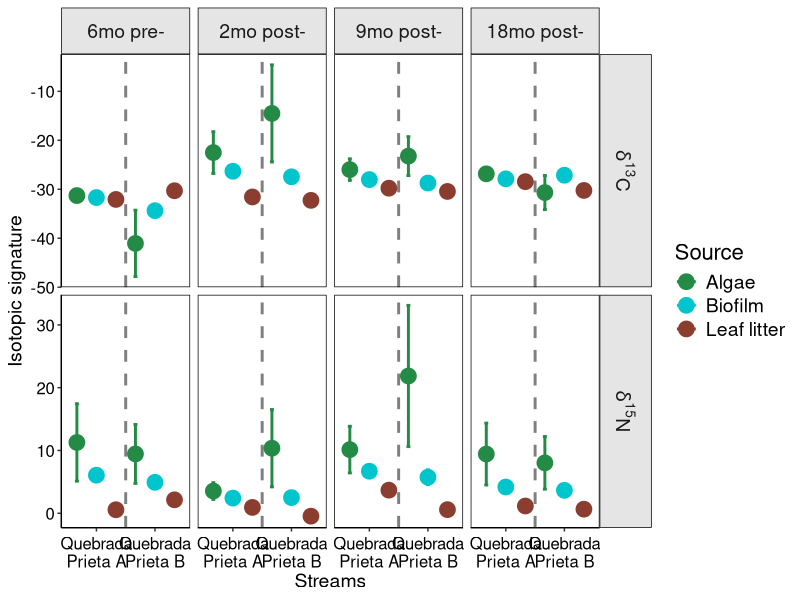
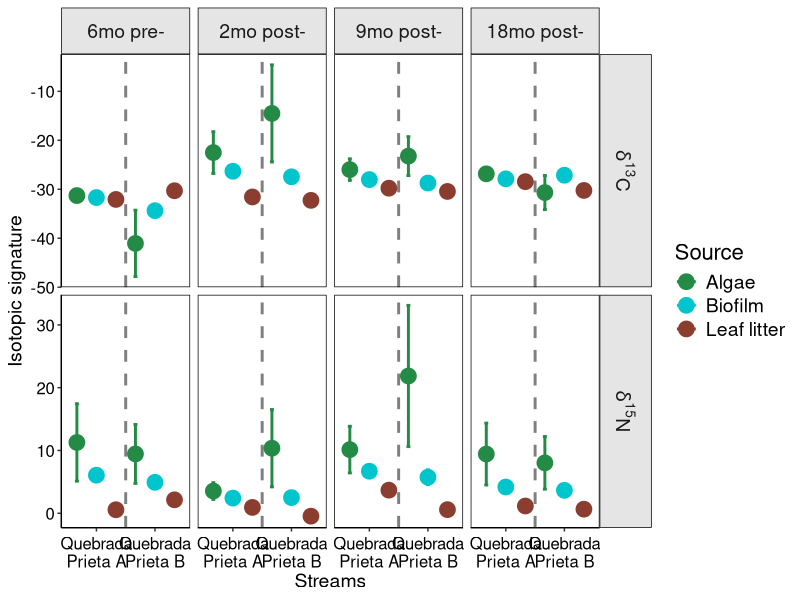

Here is the R script that generated these plots, in order: (Note: this script raises an error after producing the figures.)


library(tidyverse)

data <- read.csv("data/isotopes.csv")
head(data)

# First, rename variables
sampling_new <- c(
  'six' = "6mo pre-",
  'two' = "2mo post-",
  '9mo' = "9mo post-",
  '18mo' = "18mo post-")

# Second, reorganize
data$sampling = factor(data$sampling, 
                           levels=c('six','two','9mo','18mo'))
# Rename the isotopes
isotopes_new <- c(
  "Carbon" = "delta^{13}*C",
  "Nitrogen" = "delta^{15}*N")



p <- ggplot(data = data, aes(x = stream, y = value)) +
  geom_point(aes(colour = source), position = position_dodge(width = 1), size= 5) +
  scale_color_manual(values = c("#238b45", "turquoise3", "coral4"), labels = c("Algae", "Biofilm", "Leaf litter") ) +
  
  geom_errorbar(aes(colour = source, ymin = value - sd, ymax = value + sd), 
                width = 0.2, position = position_dodge(width = 1), size= 1) +
  
  labs(x="Streams",y = "Isotopic signature", colour = "Source") +
  scale_x_discrete(labels = c("Quebrada\nPrieta A", "Quebrada\nPrieta B")) +

# line in discrete variable
  geom_vline(xintercept=seq(1.5, length(unique(data$stream))-0.5, 1), 
             lwd=1, colour="black", linetype="dashed", alpha=0.5) +

# Axis
  theme(axis.title.y = element_text(size = 14, angle = 90)) + # axis y 
  theme(axis.title.x = element_text(size = 14, angle = 00)) + # axis x
  theme(axis.text.x=element_text(angle=0, size=12, vjust=0.5, color="black")) + #subaxis x
  theme(axis.text.y=element_text(angle=0, size=12, vjust=0.5, color="black")) + #subaxis y
  
# Strip  
  theme(strip.placement = 'outside') +
  theme(strip.switch.pad.grid = unit('0.25', "cm")) +
  theme(strip.text.x = element_text(size = 14)) +
  theme(strip.text.y = element_text(size = 14)) +
  theme(strip.background = element_rect(colour="black", fill="gray90"),
        strip.text = element_text(margin = margin(10, 10, 10, 10))) +
 
# Legend 
  theme(legend.key.size = unit(0.6, "cm"))+
  theme(legend.title=element_text(size=16)) + # legend title size
  theme(legend.text = element_text(color = "black", size = 14))+  #factor name 
  theme(legend.key = element_rect(fill = NA, color = NA))+
  
# Panel   
  theme(panel.grid.major = element_blank(), panel.grid.minor = element_blank(),
        panel.background = element_blank(), axis.line = element_line(colour = "black")) +
  theme(panel.border = element_rect(colour = "black", fill=NA, size=0.5)) 

Fig_iso <- p + facet_grid(isotope ~ sampling, 
               scale= "free_y", labeller = labeller(isotope = as_labeller(isotopes_new,  label_parsed),
                                                    sampling = as_labeller(sampling_new))) 
Fig_iso

Fig_iso + ggsave("Figure_3.tiff", width=11, height=6.5)












